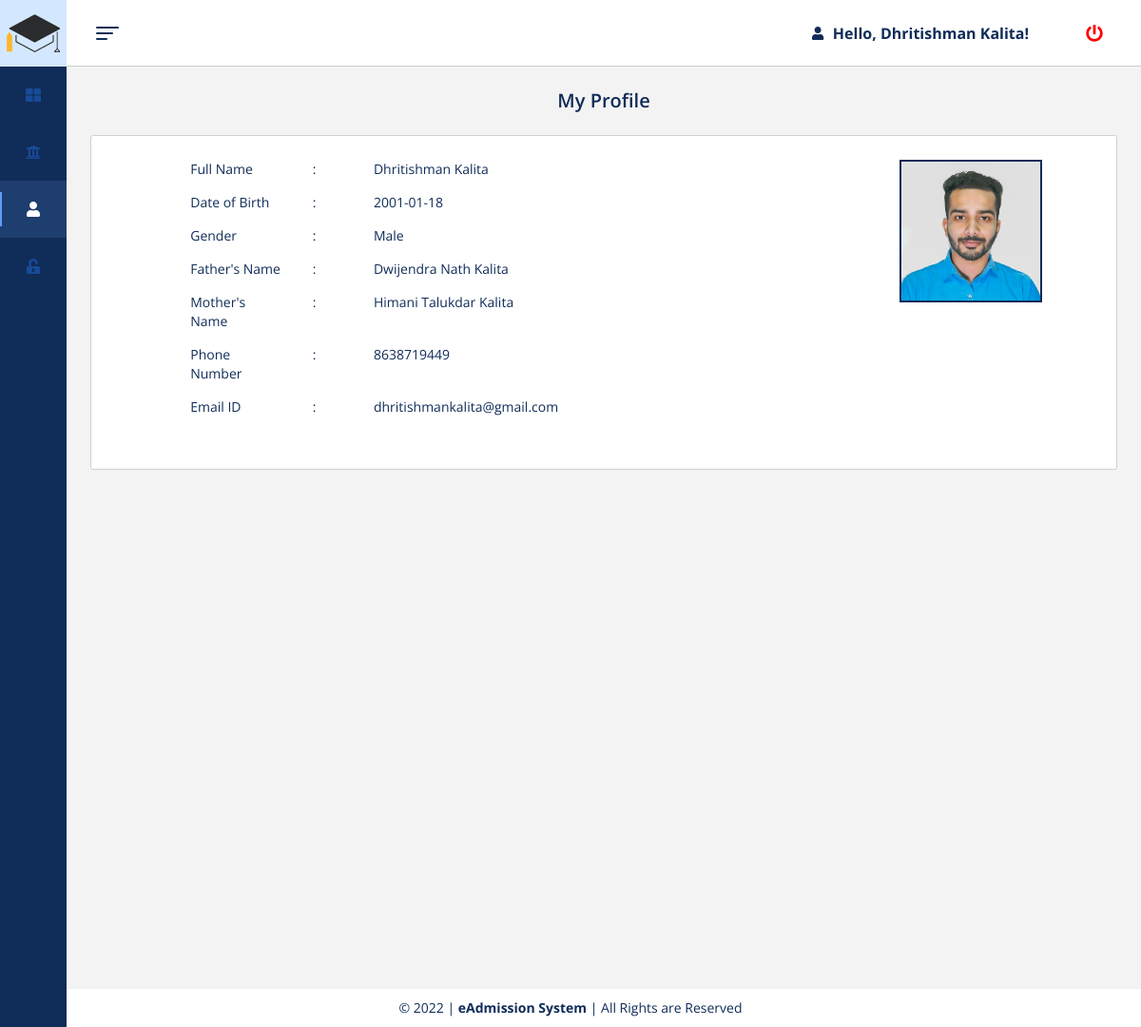
/my-profile.php (signed in), run on the app's committed database.
### tables this page shows
CREATE TABLE `registration_details` (
  `s_id` int(11) NOT NULL,
  `s_name` varchar(50) DEFAULT NULL,
  `s_email` varchar(50) DEFAULT NULL,
  `s_phone` varchar(10) DEFAULT NULL,
  `s_password` varchar(50) DEFAULT NULL,
  `s_institute1` varchar(100) DEFAULT NULL,
  `s_institute2` varchar(100) DEFAULT NULL,
  `s_institute3` varchar(100) DEFAULT NULL,
  `s_stream` varchar(100) DEFAULT NULL,
  `s_course` varchar(100) DEFAULT NULL,
  `s_aplno1` varchar(20) DEFAULT NULL,
  `s_aplno2` varchar(20) DEFAULT NULL,
  `s_aplno3` varchar(20) DEFAULT NULL,
  `s_apldate` date DEFAULT NULL,
  `s_aplstatus1` int(11) DEFAULT 0,
  `s_aplstatus2` int(11) DEFAULT 0,
  `s_aplstatus3` int(11) DEFAULT 0,
  `s_status` int(11) NOT NULL DEFAULT 1
);

CREATE TABLE `personal_details` (
  `s_id` int(11) NOT NULL,
  `s_name` varchar(50) DEFAULT NULL,
  `s_dob` date DEFAULT NULL,
  `s_gender` varchar(50) DEFAULT NULL,
  `s_nationality` varchar(50) DEFAULT NULL,
  `s_religion` varchar(50) DEFAULT NULL,
  `s_caste` varchar(50) DEFAULT NULL,
  `s_bloodgroup` varchar(50) DEFAULT NULL,
  `s_marritialstatus` varchar(50) DEFAULT NULL
);

CREATE TABLE `family_details` (
  `s_id` int(11) NOT NULL,
  `s_name` varchar(50) DEFAULT NULL,
  `s_fathersname` varchar(50) DEFAULT NULL,
  `s_fathersoccupation` varchar(50) DEFAULT NULL,
  `s_fathersphoneno` varchar(10) DEFAULT NULL,
  `s_mothersname` varchar(50) DEFAULT NULL,
  `s_mothersoccupation` varchar(50) DEFAULT NULL,
  `s_mothersphoneno` varchar(10) DEFAULT NULL,
  `s_gurdiansname` varchar(50) DEFAULT NULL,
  `s_gurdiansphoneno` varchar(10) DEFAULT NULL
);

CREATE TABLE `upload_documents` (
  `s_id` int(11) NOT NULL,
  `s_name` varchar(50) DEFAULT NULL,
  `s_passportphotograph` varchar(100) DEFAULT NULL,
  `s_signature` varchar(100) DEFAULT NULL,
  `s_hslccertificate` varchar(100) DEFAULT NULL,
  `s_hslcmarksheet` varchar(100) DEFAULT NULL,
  `s_hscertificate` varchar(100) DEFAULT NULL,
  `s_hsmarksheet` varchar(100) DEFAULT NULL,
  `s_ugcertificate` varchar(100) DEFAULT NULL,
  `s_ugmarksheet` varchar(100) DEFAULT NULL,
  `s_bankpassbook` varchar(100) DEFAULT NULL,
  `s_extracarricular` varchar(100) DEFAULT NULL,
  `s_differentlyabled` varchar(100) DEFAULT NULL,
  `s_ncccertificate` varchar(100) DEFAULT NULL,
  `s_castecertificate` varchar(100) DEFAULT NULL,
  `s_incomecertificate` varchar(100) DEFAULT NULL,
  `s_domicilecertificate` varchar(100) DEFAULT NULL,
  `s_aadhaarcard` varchar(100) DEFAULT NULL
);

### my-profile.php (the view, shortened to what this page needs)
<?php
    require("connection.php");
    require("header.php");
    if(isset($_SESSION['s_id'])){
        $s_id = $_SESSION['s_id'];
        $sql_registration = "SELECT * FROM registration_details WHERE `s_id` = '$s_id'";
        $result_registration = mysqli_query($connect, $sql_registration);
        $info_registration = mysqli_fetch_assoc($result_registration);
    }
    else{
        ?>
        <script>
            window.location.href="logout.php";
        </script>
        <?php
    }
    $sql_upload = "SELECT * FROM upload_documents WHERE `s_id` = '$s_id'";
    $result_upload = mysqli_query($connect, $sql_upload);
    $info_upload = mysqli_fetch_assoc($result_upload);
    $sql_personal = "SELECT * FROM personal_details WHERE `s_id` = '$s_id'";
    $result_personal = mysqli_query($connect, $sql_personal);
    $info_personal = mysqli_fetch_assoc($result_personal);
    $sql_family = "SELECT * FROM family_details WHERE `s_id` = '$s_id'";
    $result_family = mysqli_query($connect, $sql_family);
    $info_family = mysqli_fetch_assoc($result_family);
?>
<!DOCTYPE html>
<html lang="en">
<head>
    <link rel="stylesheet" href="https://cdnjs.cloudflare.com/ajax/libs/twitter-bootstrap/3.3.7/css/bootstrap.min.css">
    <link rel="stylesheet" href="https://cdnjs.cloudflare.com/ajax/libs/animate.css/3.5.2/animate.min.css">
    <link rel="stylesheet" href="css/my-profile.css">
</head>
<body class="sidebar-is-reduced">
  <header class="l-header">
    <div class="l-header__inner clearfix">
      <div class="c-header-icon js-hamburger">
        <div class="hamburger-toggle"><span class="bar-top"></span><span class="bar-mid"></span><span class="bar-bot"></span></div>
      </div>
      <div class="header-icons-group">
        <div class="user">
            <i class="fa fa-user" id="user"></i>
            <div class="username">Hello, <span><?php echo $info_registration['s_name']?></span>!</div>
        </div>
        <div class="c-header-icon logout">
          <i class="fa fa-power-off" style="color: red;" data-toggle="modal" data-target="#logoutModal"></i>
        </div>
      </div>
    </div>
  </header>
  <div class="l-sidebar">
    <div class="logo" style="background-color: #D3E8FF;">
      <div class="logo__txt">
          <img src="assets/icons/eadmission-icon.png" alt="eAdmission Logo">
      </div>
    </div>
    <div class="l-sidebar__content">
      <nav class="c-menu js-menu">
        <ul class="u-list">
          <a href="index.php" style="text-decoration:none">
            <li class="c-menu__item" data-toggle="tooltip" title="Dashboard">
              <div class="c-menu__item__inner"><i class="fa fa-th-large"></i>
              </div>
            </li>
          </a>
          <a href="my-institute.php" style="text-decoration:none">
            <li class="c-menu__item" data-toggle="tooltip" title="My Institute">
              <div class="c-menu__item__inner"><i class="fa fa-university"></i>
              </div>
            </li>
          </a>
          <a href="my-profile.php" style="text-decoration:none">
            <li class="c-menu__item is-active" data-toggle="tooltip" title="My Profile">
              <div class="c-menu__item__inner"><i class="fa fa-user"></i>
              </div>
            </li>
          </a>
          <a href="change-password.php" style="text-decoration:none">
            <li class="c-menu__item has-submenu" data-toggle="tooltip" title="Change Password">
              <div class="c-menu__item__inner"><i class="fa fa-unlock-alt"></i>
              </div>
            </li>
          </a>
        </ul>
      </nav>
    </div>
  </div>
</body>
<main class="l-main">
  <div class="content-wrapper content-wrapper--with-bg">
    <h2 class="page-title">My Profile</h2>
    <div class="page-content">
        <div class="form-group col-md-9">
          <div class="row">
            <div class="form-group col-md-1">
            </div>
            <div class="form-group col-md-2">
                Full Name
            </div>
            <div class="form-group col-md-1">
                :
            </div>
            <div class="form-group col-md-8">
                <?php echo $info_registration['s_name'] ?>
            </div>
          </div>
          <div class="row">
            <div class="form-group col-md-1">
            </div>
            <div class="form-group col-md-2">
                Date of Birth
            </div>
            <div class="form-group col-md-1">
                :
            </div>
            <div class="form-group col-md-8">
                <?php echo $info_personal['s_dob'] ?>
            </div>
          </div>
          <div class="row">
            <div class="form-group col-md-1">
            </div>
            <div class="form-group col-md-2">
                Gender
            </div>
            <div class="form-group col-md-1">
                :
            </div>
            <div class="form-group col-md-8">
                <?php echo $info_personal['s_gender'] ?>
            </div>
          </div>
          <div class="row">
            <div class="form-group col-md-1">
            </div>
            <div class="form-group col-md-2">
                Father's Name
            </div>
            <div class="form-group col-md-1">
                :
            </div>
            <div class="form-group col-md-8">
                <?php echo $info_family['s_fathersname'] ?>
            </div>
          </div>
          <div class="row">
            <div class="form-group col-md-1">
            </div>
            <div class="form-group col-md-2">
                Mother's Name
            </div>
            <div class="form-group col-md-1">
                :
            </div>
            <div class="form-group col-md-8">
                <?php echo $info_family['s_mothersname'] ?>
            </div>
          </div>
          <div class="row">
            <div class="form-group col-md-1">
            </div>
            <div class="form-group col-md-2">
                Phone Number
            </div>
            <div class="form-group col-md-1">
                :
            </div>
            <div class="form-group col-md-8">
                <?php echo $info_registration['s_phone'] ?>
            </div>
          </div>
          <div class="row">
            <div class="form-group col-md-1">
            </div>
            <div class="form-group col-md-2">
                Email ID
            </div>
            <div class="form-group col-md-1">
                :
            </div>
            <div class="form-group col-md-8">
                <?php echo $info_registration['s_email'] ?>
            </div>
          </div>
        </div>
        <div class="form-group col-md-3">
          <div class="form-row">
            <div class="form-group col-md-12">
              <div class="form-group passbox">
                <img id="passport" src="<?php echo $info_upload['s_passportphotograph'] ?>" alt="Passport Sized Photograph">
              </div>
            </div>
          </div>
        </div>
    </div>
  </div>
</main>
<div class="footer">&copy; 2022 | <strong>eAdmission System</strong> | All Rights are Reserved</div>
</html>

### css/header.css (style rules this page uses)
.footer { position: absolute; right: 0; bottom: 0; left: 0; padding: 1rem; background-color: white; text-align: center; }

### data on the page
registration_details: s_name "Dhritishman Kalita", s_phone "8638719449", s_email "dhritishmankalita@gmail.com"
personal_details: s_dob "2001-01-18", s_gender "Male"
family_details: s_fathersname "Dwijendra Nath Kalita", s_mothersname "Himani Talukdar Kalita"
upload_documents: s_passportphotograph (picture)
